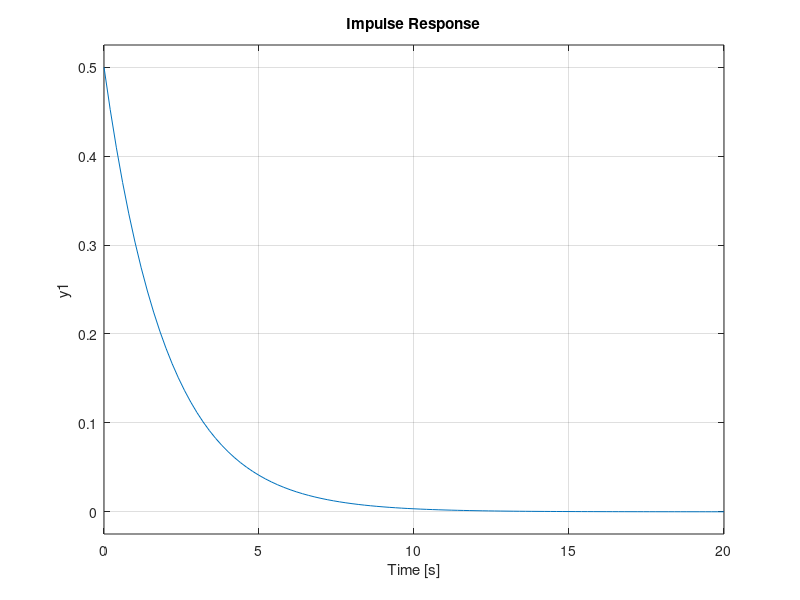
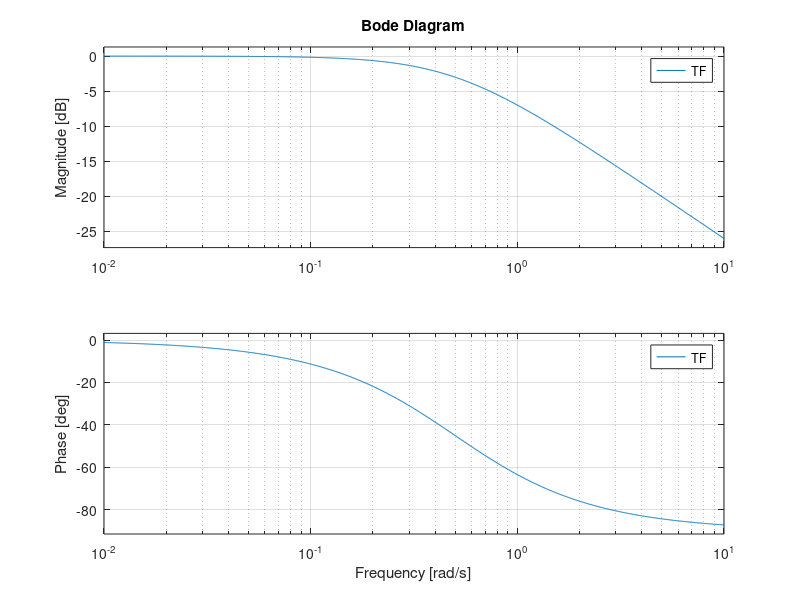

These charts were generated, in order, by the following MATLAB code:
clc;
clear;
N=1000;
Sample=5;
T=1:1:N;
TF=tf([1],[2,1]);
figure(1);
subplot(2,1,1);
step(TF);
subplot(2,1,2);
impulse(TF);
figure(2);
bode(TF);
